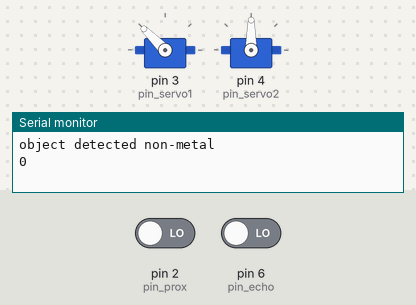
This sketch was run on a simulated Arduino Uno, built with avr-gcc and run on an emulated ATmega328P. On the bench: 2 × servo, the last lines printed to the serial monitor. Inputs (shaded band) come from the test bench; at power-on: pin 2 (pin_prox) LOW, pin 6 (pin_echo) LOW.

Above: at 1.2 s.
1.3 s: pin 2 (pin_prox) driven HIGH
At 4.7 s:
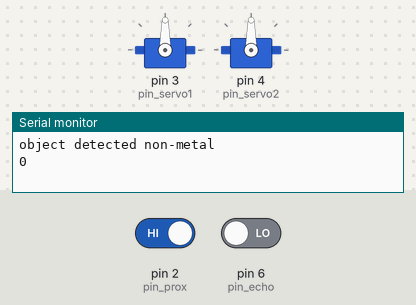
At 7.6 s:
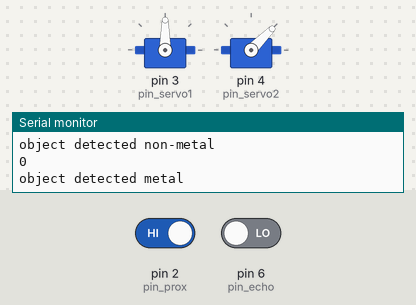
Timing chart, 0 to 17.9 s (numbered marks = the images above; inputs shaded):
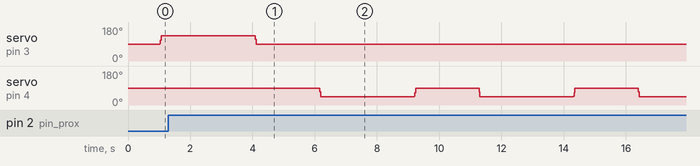

The sketch:

latest_nonmetal.ino
```cpp
#include <Servo.h>

#define pin_prox 2
#define pin_servo1 3
#define pin_servo2 4
#define pin_trig 5
#define pin_echo 6

long duration;
int distance;
int pos = 0;
Servo myservo1;
Servo myservo2;

void setup()
{
   /*
   This Sections are only Executed once. This is used for initializing sensors and motors
   */
   pinMode(pin_prox, INPUT);
   pinMode(pin_trig,OUTPUT);
   pinMode(pin_echo,INPUT);
   Serial.begin(9600);
   myservo1.attach(pin_servo1);
   myservo2.attach(pin_servo2);
}

void loop()
{
   int sensorValue_metal = digitalRead(pin_prox);
   digitalWrite(pin_trig,LOW);
   delay(10);
   digitalWrite(pin_trig,HIGH);
   delay(10);
   digitalWrite(pin_trig,LOW);
   duration = pulseIn(pin_echo,HIGH);
   distance = duration * 0.034 / 2;

   // non-metal
   if (distance <= 9 && sensorValue_metal == 0) {
      Serial.println("object detected non-metal");
      Serial.println(distance);
      for (pos = 90; pos <= 135; pos += 1) {
        myservo1.write(pos);
        delay(1);
      }
      delay(3000);
      for (pos = 135; pos >= 90; pos -= 1) {
        myservo1.write(pos);
        delay(1);
      }
   // metal
   } else if (sensorValue_metal != 0) {
      Serial.println("object detected metal");
      for (pos = 90; pos >= 45; pos -= 1) {
        myservo2.write(pos);
        delay(1);
      }
      delay(3000);
      for (pos = 45; pos <= 90; pos += 1) {
        myservo2.write(pos);
        delay(1);
      }
   } else {
      Serial.println("no metal or non-metal object detected");
   }
   delay(1000);
}
```

Measured:
- after the input at 1.3 s, servo on pin 3 (pin_servo1): goes on until 4.1 s, then stays 90°; servo on pin 4 (pin_servo2): 90° → 89° after 4.8 s, then repeats every 5.1 s: 70° 0.03 s, 45° 3.0 s, 46° 0.02 s, 65° 0.03 s, 90° 2.0 s, 89° 0.02 s
